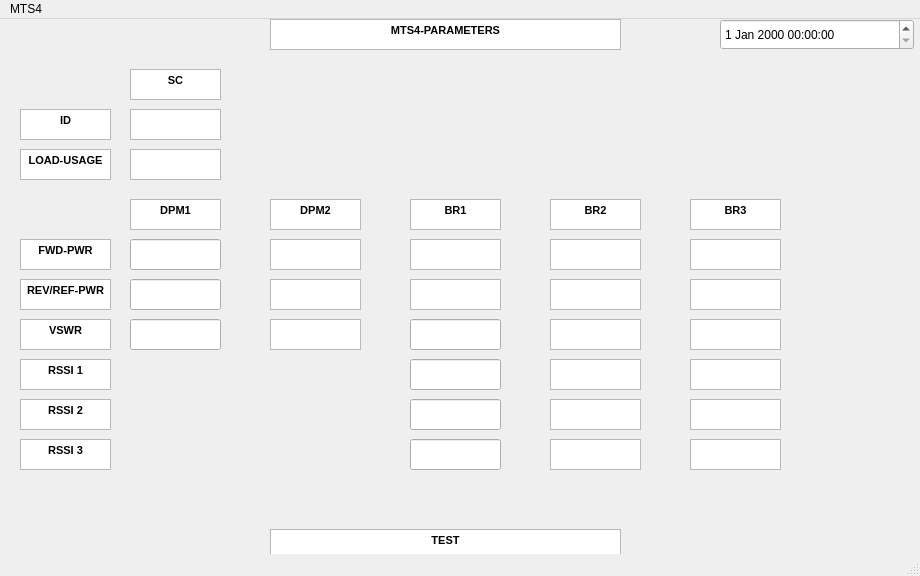
<?xml version="1.0" encoding="UTF-8"?>
<ui version="4.0">
 <class>MainWindow</class>
 <widget class="QMainWindow" name="MainWindow">
  <property name="geometry">
   <rect>
    <x>0</x>
    <y>0</y>
    <width>920</width>
    <height>576</height>
   </rect>
  </property>
  <property name="windowTitle">
   <string>MainWindow</string>
  </property>
  <widget class="QWidget" name="centralwidget">
   <widget class="QTextEdit" name="dpm1">
    <property name="geometry">
     <rect>
      <x>130</x>
      <y>180</y>
      <width>91</width>
      <height>31</height>
     </rect>
    </property>
    <property name="html">
     <string>&lt;!DOCTYPE HTML PUBLIC &quot;-//W3C//DTD HTML 4.0//EN&quot; &quot;http://www.w3.org/TR/REC-html40/strict.dtd&quot;&gt;
&lt;html&gt;&lt;head&gt;&lt;meta name=&quot;qrichtext&quot; content=&quot;1&quot; /&gt;&lt;style type=&quot;text/css&quot;&gt;
p, li { white-space: pre-wrap; }
&lt;/style&gt;&lt;/head&gt;&lt;body style=&quot; font-family:'MS Shell Dlg 2'; font-size:8pt; font-weight:400; font-style:normal;&quot;&gt;
&lt;p align=&quot;center&quot; style=&quot; margin-top:0px; margin-bottom:0px; margin-left:0px; margin-right:0px; -qt-block-indent:0; text-indent:0px;&quot;&gt;&lt;span style=&quot; font-size:8.25pt; font-weight:600;&quot;&gt;DPM1&lt;/span&gt;&lt;/p&gt;&lt;/body&gt;&lt;/html&gt;</string>
    </property>
   </widget>
   <widget class="QTextEdit" name="dpm2">
    <property name="geometry">
     <rect>
      <x>270</x>
      <y>180</y>
      <width>91</width>
      <height>31</height>
     </rect>
    </property>
    <property name="html">
     <string>&lt;!DOCTYPE HTML PUBLIC &quot;-//W3C//DTD HTML 4.0//EN&quot; &quot;http://www.w3.org/TR/REC-html40/strict.dtd&quot;&gt;
&lt;html&gt;&lt;head&gt;&lt;meta name=&quot;qrichtext&quot; content=&quot;1&quot; /&gt;&lt;style type=&quot;text/css&quot;&gt;
p, li { white-space: pre-wrap; }
&lt;/style&gt;&lt;/head&gt;&lt;body style=&quot; font-family:'MS Shell Dlg 2'; font-size:8pt; font-weight:400; font-style:normal;&quot;&gt;
&lt;p align=&quot;center&quot; style=&quot; margin-top:0px; margin-bottom:0px; margin-left:0px; margin-right:0px; -qt-block-indent:0; text-indent:0px;&quot;&gt;&lt;span style=&quot; font-size:8.25pt; font-weight:600;&quot;&gt;DPM2&lt;/span&gt;&lt;/p&gt;&lt;/body&gt;&lt;/html&gt;</string>
    </property>
   </widget>
   <widget class="QTextEdit" name="pannel01">
    <property name="geometry">
     <rect>
      <x>270</x>
      <y>0</y>
      <width>351</width>
      <height>31</height>
     </rect>
    </property>
    <property name="html">
     <string>&lt;!DOCTYPE HTML PUBLIC &quot;-//W3C//DTD HTML 4.0//EN&quot; &quot;http://www.w3.org/TR/REC-html40/strict.dtd&quot;&gt;
&lt;html&gt;&lt;head&gt;&lt;meta name=&quot;qrichtext&quot; content=&quot;1&quot; /&gt;&lt;style type=&quot;text/css&quot;&gt;
p, li { white-space: pre-wrap; }
&lt;/style&gt;&lt;/head&gt;&lt;body style=&quot; font-family:'MS Shell Dlg 2'; font-size:8pt; font-weight:400; font-style:normal;&quot;&gt;
&lt;p align=&quot;center&quot; style=&quot; margin-top:0px; margin-bottom:0px; margin-left:0px; margin-right:0px; -qt-block-indent:0; text-indent:0px;&quot;&gt;&lt;span style=&quot; font-size:8.25pt; font-weight:600;&quot;&gt;MTS4-PARAMETERS&lt;/span&gt;&lt;/p&gt;&lt;/body&gt;&lt;/html&gt;</string>
    </property>
   </widget>
   <widget class="QTextEdit" name="FWDPWR">
    <property name="geometry">
     <rect>
      <x>20</x>
      <y>220</y>
      <width>91</width>
      <height>31</height>
     </rect>
    </property>
    <property name="html">
     <string>&lt;!DOCTYPE HTML PUBLIC &quot;-//W3C//DTD HTML 4.0//EN&quot; &quot;http://www.w3.org/TR/REC-html40/strict.dtd&quot;&gt;
&lt;html&gt;&lt;head&gt;&lt;meta name=&quot;qrichtext&quot; content=&quot;1&quot; /&gt;&lt;style type=&quot;text/css&quot;&gt;
p, li { white-space: pre-wrap; }
&lt;/style&gt;&lt;/head&gt;&lt;body style=&quot; font-family:'MS Shell Dlg 2'; font-size:8pt; font-weight:400; font-style:normal;&quot;&gt;
&lt;p align=&quot;center&quot; style=&quot; margin-top:0px; margin-bottom:0px; margin-left:0px; margin-right:0px; -qt-block-indent:0; text-indent:0px;&quot;&gt;&lt;span style=&quot; font-size:8.25pt; font-weight:600;&quot;&gt;FWD-PWR&lt;/span&gt;&lt;/p&gt;&lt;/body&gt;&lt;/html&gt;</string>
    </property>
   </widget>
   <widget class="QTextEdit" name="REFREV">
    <property name="geometry">
     <rect>
      <x>20</x>
      <y>260</y>
      <width>91</width>
      <height>31</height>
     </rect>
    </property>
    <property name="html">
     <string>&lt;!DOCTYPE HTML PUBLIC &quot;-//W3C//DTD HTML 4.0//EN&quot; &quot;http://www.w3.org/TR/REC-html40/strict.dtd&quot;&gt;
&lt;html&gt;&lt;head&gt;&lt;meta name=&quot;qrichtext&quot; content=&quot;1&quot; /&gt;&lt;style type=&quot;text/css&quot;&gt;
p, li { white-space: pre-wrap; }
&lt;/style&gt;&lt;/head&gt;&lt;body style=&quot; font-family:'MS Shell Dlg 2'; font-size:8pt; font-weight:400; font-style:normal;&quot;&gt;
&lt;p align=&quot;center&quot; style=&quot; margin-top:0px; margin-bottom:0px; margin-left:0px; margin-right:0px; -qt-block-indent:0; text-indent:0px;&quot;&gt;&lt;span style=&quot; font-size:8.25pt; font-weight:600;&quot;&gt;REV/REF-PWR&lt;/span&gt;&lt;/p&gt;&lt;/body&gt;&lt;/html&gt;</string>
    </property>
   </widget>
   <widget class="QTextEdit" name="VSWR">
    <property name="geometry">
     <rect>
      <x>20</x>
      <y>300</y>
      <width>91</width>
      <height>31</height>
     </rect>
    </property>
    <property name="html">
     <string>&lt;!DOCTYPE HTML PUBLIC &quot;-//W3C//DTD HTML 4.0//EN&quot; &quot;http://www.w3.org/TR/REC-html40/strict.dtd&quot;&gt;
&lt;html&gt;&lt;head&gt;&lt;meta name=&quot;qrichtext&quot; content=&quot;1&quot; /&gt;&lt;style type=&quot;text/css&quot;&gt;
p, li { white-space: pre-wrap; }
&lt;/style&gt;&lt;/head&gt;&lt;body style=&quot; font-family:'MS Shell Dlg 2'; font-size:8pt; font-weight:400; font-style:normal;&quot;&gt;
&lt;p align=&quot;center&quot; style=&quot; margin-top:0px; margin-bottom:0px; margin-left:0px; margin-right:0px; -qt-block-indent:0; text-indent:0px;&quot;&gt;&lt;span style=&quot; font-size:8.25pt; font-weight:600;&quot;&gt;VSWR&lt;/span&gt;&lt;/p&gt;&lt;/body&gt;&lt;/html&gt;</string>
    </property>
   </widget>
   <widget class="QTextEdit" name="BR1">
    <property name="geometry">
     <rect>
      <x>410</x>
      <y>180</y>
      <width>91</width>
      <height>31</height>
     </rect>
    </property>
    <property name="html">
     <string>&lt;!DOCTYPE HTML PUBLIC &quot;-//W3C//DTD HTML 4.0//EN&quot; &quot;http://www.w3.org/TR/REC-html40/strict.dtd&quot;&gt;
&lt;html&gt;&lt;head&gt;&lt;meta name=&quot;qrichtext&quot; content=&quot;1&quot; /&gt;&lt;style type=&quot;text/css&quot;&gt;
p, li { white-space: pre-wrap; }
&lt;/style&gt;&lt;/head&gt;&lt;body style=&quot; font-family:'MS Shell Dlg 2'; font-size:8pt; font-weight:400; font-style:normal;&quot;&gt;
&lt;p align=&quot;center&quot; style=&quot; margin-top:0px; margin-bottom:0px; margin-left:0px; margin-right:0px; -qt-block-indent:0; text-indent:0px;&quot;&gt;&lt;span style=&quot; font-size:8.25pt; font-weight:600;&quot;&gt;BR1&lt;/span&gt;&lt;/p&gt;&lt;/body&gt;&lt;/html&gt;</string>
    </property>
   </widget>
   <widget class="QTextEdit" name="BR2">
    <property name="geometry">
     <rect>
      <x>550</x>
      <y>180</y>
      <width>91</width>
      <height>31</height>
     </rect>
    </property>
    <property name="html">
     <string>&lt;!DOCTYPE HTML PUBLIC &quot;-//W3C//DTD HTML 4.0//EN&quot; &quot;http://www.w3.org/TR/REC-html40/strict.dtd&quot;&gt;
&lt;html&gt;&lt;head&gt;&lt;meta name=&quot;qrichtext&quot; content=&quot;1&quot; /&gt;&lt;style type=&quot;text/css&quot;&gt;
p, li { white-space: pre-wrap; }
&lt;/style&gt;&lt;/head&gt;&lt;body style=&quot; font-family:'MS Shell Dlg 2'; font-size:8pt; font-weight:400; font-style:normal;&quot;&gt;
&lt;p align=&quot;center&quot; style=&quot; margin-top:0px; margin-bottom:0px; margin-left:0px; margin-right:0px; -qt-block-indent:0; text-indent:0px;&quot;&gt;&lt;span style=&quot; font-size:8.25pt; font-weight:600;&quot;&gt;BR2&lt;/span&gt;&lt;/p&gt;&lt;/body&gt;&lt;/html&gt;</string>
    </property>
   </widget>
   <widget class="QTextEdit" name="BR3">
    <property name="geometry">
     <rect>
      <x>690</x>
      <y>180</y>
      <width>91</width>
      <height>31</height>
     </rect>
    </property>
    <property name="html">
     <string>&lt;!DOCTYPE HTML PUBLIC &quot;-//W3C//DTD HTML 4.0//EN&quot; &quot;http://www.w3.org/TR/REC-html40/strict.dtd&quot;&gt;
&lt;html&gt;&lt;head&gt;&lt;meta name=&quot;qrichtext&quot; content=&quot;1&quot; /&gt;&lt;style type=&quot;text/css&quot;&gt;
p, li { white-space: pre-wrap; }
&lt;/style&gt;&lt;/head&gt;&lt;body style=&quot; font-family:'MS Shell Dlg 2'; font-size:8pt; font-weight:400; font-style:normal;&quot;&gt;
&lt;p align=&quot;center&quot; style=&quot; margin-top:0px; margin-bottom:0px; margin-left:0px; margin-right:0px; -qt-block-indent:0; text-indent:0px;&quot;&gt;&lt;span style=&quot; font-size:8.25pt; font-weight:600;&quot;&gt;BR3&lt;/span&gt;&lt;/p&gt;&lt;/body&gt;&lt;/html&gt;</string>
    </property>
   </widget>
   <widget class="QTextEdit" name="ID">
    <property name="geometry">
     <rect>
      <x>20</x>
      <y>90</y>
      <width>91</width>
      <height>31</height>
     </rect>
    </property>
    <property name="html">
     <string>&lt;!DOCTYPE HTML PUBLIC &quot;-//W3C//DTD HTML 4.0//EN&quot; &quot;http://www.w3.org/TR/REC-html40/strict.dtd&quot;&gt;
&lt;html&gt;&lt;head&gt;&lt;meta name=&quot;qrichtext&quot; content=&quot;1&quot; /&gt;&lt;style type=&quot;text/css&quot;&gt;
p, li { white-space: pre-wrap; }
&lt;/style&gt;&lt;/head&gt;&lt;body style=&quot; font-family:'MS Shell Dlg 2'; font-size:8pt; font-weight:400; font-style:normal;&quot;&gt;
&lt;p align=&quot;center&quot; style=&quot; margin-top:0px; margin-bottom:0px; margin-left:0px; margin-right:0px; -qt-block-indent:0; text-indent:0px;&quot;&gt;&lt;span style=&quot; font-size:8.25pt; font-weight:600;&quot;&gt;ID&lt;/span&gt;&lt;/p&gt;&lt;/body&gt;&lt;/html&gt;</string>
    </property>
   </widget>
   <widget class="QTextEdit" name="SC">
    <property name="geometry">
     <rect>
      <x>130</x>
      <y>50</y>
      <width>91</width>
      <height>31</height>
     </rect>
    </property>
    <property name="html">
     <string>&lt;!DOCTYPE HTML PUBLIC &quot;-//W3C//DTD HTML 4.0//EN&quot; &quot;http://www.w3.org/TR/REC-html40/strict.dtd&quot;&gt;
&lt;html&gt;&lt;head&gt;&lt;meta name=&quot;qrichtext&quot; content=&quot;1&quot; /&gt;&lt;style type=&quot;text/css&quot;&gt;
p, li { white-space: pre-wrap; }
&lt;/style&gt;&lt;/head&gt;&lt;body style=&quot; font-family:'MS Shell Dlg 2'; font-size:8pt; font-weight:400; font-style:normal;&quot;&gt;
&lt;p align=&quot;center&quot; style=&quot; margin-top:0px; margin-bottom:0px; margin-left:0px; margin-right:0px; -qt-block-indent:0; text-indent:0px;&quot;&gt;&lt;span style=&quot; font-size:8.25pt; font-weight:600;&quot;&gt;SC&lt;/span&gt;&lt;/p&gt;&lt;/body&gt;&lt;/html&gt;</string>
    </property>
   </widget>
   <widget class="QTextEdit" name="LOADUSAGE">
    <property name="geometry">
     <rect>
      <x>20</x>
      <y>130</y>
      <width>91</width>
      <height>31</height>
     </rect>
    </property>
    <property name="html">
     <string>&lt;!DOCTYPE HTML PUBLIC &quot;-//W3C//DTD HTML 4.0//EN&quot; &quot;http://www.w3.org/TR/REC-html40/strict.dtd&quot;&gt;
&lt;html&gt;&lt;head&gt;&lt;meta name=&quot;qrichtext&quot; content=&quot;1&quot; /&gt;&lt;style type=&quot;text/css&quot;&gt;
p, li { white-space: pre-wrap; }
&lt;/style&gt;&lt;/head&gt;&lt;body style=&quot; font-family:'MS Shell Dlg 2'; font-size:8pt; font-weight:400; font-style:normal;&quot;&gt;
&lt;p align=&quot;center&quot; style=&quot; margin-top:0px; margin-bottom:0px; margin-left:0px; margin-right:0px; -qt-block-indent:0; text-indent:0px;&quot;&gt;&lt;span style=&quot; font-size:8.25pt; font-weight:600;&quot;&gt;LOAD-USAGE&lt;/span&gt;&lt;/p&gt;&lt;/body&gt;&lt;/html&gt;</string>
    </property>
   </widget>
   <widget class="QTextEdit" name="RSSI1">
    <property name="geometry">
     <rect>
      <x>20</x>
      <y>340</y>
      <width>91</width>
      <height>31</height>
     </rect>
    </property>
    <property name="html">
     <string>&lt;!DOCTYPE HTML PUBLIC &quot;-//W3C//DTD HTML 4.0//EN&quot; &quot;http://www.w3.org/TR/REC-html40/strict.dtd&quot;&gt;
&lt;html&gt;&lt;head&gt;&lt;meta name=&quot;qrichtext&quot; content=&quot;1&quot; /&gt;&lt;style type=&quot;text/css&quot;&gt;
p, li { white-space: pre-wrap; }
&lt;/style&gt;&lt;/head&gt;&lt;body style=&quot; font-family:'MS Shell Dlg 2'; font-size:8pt; font-weight:400; font-style:normal;&quot;&gt;
&lt;p align=&quot;center&quot; style=&quot; margin-top:0px; margin-bottom:0px; margin-left:0px; margin-right:0px; -qt-block-indent:0; text-indent:0px;&quot;&gt;&lt;span style=&quot; font-size:8.25pt; font-weight:600;&quot;&gt;RSSI 1&lt;/span&gt;&lt;/p&gt;&lt;/body&gt;&lt;/html&gt;</string>
    </property>
   </widget>
   <widget class="QTextEdit" name="RSSI3">
    <property name="geometry">
     <rect>
      <x>20</x>
      <y>420</y>
      <width>91</width>
      <height>31</height>
     </rect>
    </property>
    <property name="html">
     <string>&lt;!DOCTYPE HTML PUBLIC &quot;-//W3C//DTD HTML 4.0//EN&quot; &quot;http://www.w3.org/TR/REC-html40/strict.dtd&quot;&gt;
&lt;html&gt;&lt;head&gt;&lt;meta name=&quot;qrichtext&quot; content=&quot;1&quot; /&gt;&lt;style type=&quot;text/css&quot;&gt;
p, li { white-space: pre-wrap; }
&lt;/style&gt;&lt;/head&gt;&lt;body style=&quot; font-family:'MS Shell Dlg 2'; font-size:8pt; font-weight:400; font-style:normal;&quot;&gt;
&lt;p align=&quot;center&quot; style=&quot; margin-top:0px; margin-bottom:0px; margin-left:0px; margin-right:0px; -qt-block-indent:0; text-indent:0px;&quot;&gt;&lt;span style=&quot; font-size:8.25pt; font-weight:600;&quot;&gt;RSSI 3&lt;/span&gt;&lt;/p&gt;&lt;/body&gt;&lt;/html&gt;</string>
    </property>
   </widget>
   <widget class="QTextEdit" name="RSSI2">
    <property name="geometry">
     <rect>
      <x>20</x>
      <y>380</y>
      <width>91</width>
      <height>31</height>
     </rect>
    </property>
    <property name="html">
     <string>&lt;!DOCTYPE HTML PUBLIC &quot;-//W3C//DTD HTML 4.0//EN&quot; &quot;http://www.w3.org/TR/REC-html40/strict.dtd&quot;&gt;
&lt;html&gt;&lt;head&gt;&lt;meta name=&quot;qrichtext&quot; content=&quot;1&quot; /&gt;&lt;style type=&quot;text/css&quot;&gt;
p, li { white-space: pre-wrap; }
&lt;/style&gt;&lt;/head&gt;&lt;body style=&quot; font-family:'MS Shell Dlg 2'; font-size:8pt; font-weight:400; font-style:normal;&quot;&gt;
&lt;p align=&quot;center&quot; style=&quot; margin-top:0px; margin-bottom:0px; margin-left:0px; margin-right:0px; -qt-block-indent:0; text-indent:0px;&quot;&gt;&lt;span style=&quot; font-size:8.25pt; font-weight:600;&quot;&gt;RSSI 2&lt;/span&gt;&lt;/p&gt;&lt;/body&gt;&lt;/html&gt;</string>
    </property>
   </widget>
   <widget class="QDateTimeEdit" name="dateTimeEdit">
    <property name="geometry">
     <rect>
      <x>720</x>
      <y>0</y>
      <width>194</width>
      <height>31</height>
     </rect>
    </property>
   </widget>
   <widget class="QTextEdit" name="pannel01_2">
    <property name="geometry">
     <rect>
      <x>270</x>
      <y>510</y>
      <width>351</width>
      <height>31</height>
     </rect>
    </property>
    <property name="html">
     <string>&lt;!DOCTYPE HTML PUBLIC &quot;-//W3C//DTD HTML 4.0//EN&quot; &quot;http://www.w3.org/TR/REC-html40/strict.dtd&quot;&gt;
&lt;html&gt;&lt;head&gt;&lt;meta name=&quot;qrichtext&quot; content=&quot;1&quot; /&gt;&lt;style type=&quot;text/css&quot;&gt;
p, li { white-space: pre-wrap; }
&lt;/style&gt;&lt;/head&gt;&lt;body style=&quot; font-family:'MS Shell Dlg 2'; font-size:8pt; font-weight:400; font-style:normal;&quot;&gt;
&lt;p align=&quot;center&quot; style=&quot; margin-top:0px; margin-bottom:0px; margin-left:0px; margin-right:0px; -qt-block-indent:0; text-indent:0px;&quot;&gt;&lt;span style=&quot; font-size:8.25pt; font-weight:600;&quot;&gt;TEST&lt;/span&gt;&lt;/p&gt;&lt;/body&gt;&lt;/html&gt;</string>
    </property>
   </widget>
   <widget class="QListView" name="IDSC">
    <property name="geometry">
     <rect>
      <x>130</x>
      <y>90</y>
      <width>91</width>
      <height>31</height>
     </rect>
    </property>
   </widget>
   <widget class="QListView" name="LOADSC">
    <property name="geometry">
     <rect>
      <x>130</x>
      <y>130</y>
      <width>91</width>
      <height>31</height>
     </rect>
    </property>
   </widget>
   <widget class="QListView" name="REV2">
    <property name="geometry">
     <rect>
      <x>270</x>
      <y>260</y>
      <width>91</width>
      <height>31</height>
     </rect>
    </property>
   </widget>
   <widget class="QListView" name="VSWR2">
    <property name="geometry">
     <rect>
      <x>270</x>
      <y>300</y>
      <width>91</width>
      <height>31</height>
     </rect>
    </property>
   </widget>
   <widget class="QListView" name="FWD2">
    <property name="geometry">
     <rect>
      <x>270</x>
      <y>220</y>
      <width>91</width>
      <height>31</height>
     </rect>
    </property>
   </widget>
   <widget class="QListView" name="REFBR1">
    <property name="geometry">
     <rect>
      <x>410</x>
      <y>260</y>
      <width>91</width>
      <height>31</height>
     </rect>
    </property>
   </widget>
   <widget class="QListView" name="FWDBR1">
    <property name="geometry">
     <rect>
      <x>410</x>
      <y>220</y>
      <width>91</width>
      <height>31</height>
     </rect>
    </property>
   </widget>
   <widget class="QListView" name="RSSI3BR2">
    <property name="geometry">
     <rect>
      <x>550</x>
      <y>420</y>
      <width>91</width>
      <height>31</height>
     </rect>
    </property>
   </widget>
   <widget class="QListView" name="VSWRBR2">
    <property name="geometry">
     <rect>
      <x>550</x>
      <y>300</y>
      <width>91</width>
      <height>31</height>
     </rect>
    </property>
   </widget>
   <widget class="QListView" name="RSSI1BR2">
    <property name="geometry">
     <rect>
      <x>550</x>
      <y>340</y>
      <width>91</width>
      <height>31</height>
     </rect>
    </property>
   </widget>
   <widget class="QListView" name="RSSI2BR2">
    <property name="geometry">
     <rect>
      <x>550</x>
      <y>380</y>
      <width>91</width>
      <height>31</height>
     </rect>
    </property>
   </widget>
   <widget class="QListView" name="REFBR2">
    <property name="geometry">
     <rect>
      <x>550</x>
      <y>260</y>
      <width>91</width>
      <height>31</height>
     </rect>
    </property>
   </widget>
   <widget class="QListView" name="FWDBR2">
    <property name="geometry">
     <rect>
      <x>550</x>
      <y>220</y>
      <width>91</width>
      <height>31</height>
     </rect>
    </property>
   </widget>
   <widget class="QListView" name="RSSI3BR3">
    <property name="geometry">
     <rect>
      <x>690</x>
      <y>420</y>
      <width>91</width>
      <height>31</height>
     </rect>
    </property>
   </widget>
   <widget class="QListView" name="VSWRBR3">
    <property name="geometry">
     <rect>
      <x>690</x>
      <y>300</y>
      <width>91</width>
      <height>31</height>
     </rect>
    </property>
   </widget>
   <widget class="QListView" name="RSSI1BR3">
    <property name="geometry">
     <rect>
      <x>690</x>
      <y>340</y>
      <width>91</width>
      <height>31</height>
     </rect>
    </property>
   </widget>
   <widget class="QListView" name="RSSI2BR3">
    <property name="geometry">
     <rect>
      <x>690</x>
      <y>380</y>
      <width>91</width>
      <height>31</height>
     </rect>
    </property>
   </widget>
   <widget class="QListView" name="REFBR3">
    <property name="geometry">
     <rect>
      <x>690</x>
      <y>260</y>
      <width>91</width>
      <height>31</height>
     </rect>
    </property>
   </widget>
   <widget class="QListView" name="FWDBR3">
    <property name="geometry">
     <rect>
      <x>690</x>
      <y>220</y>
      <width>91</width>
      <height>31</height>
     </rect>
    </property>
   </widget>
   <widget class="QLineEdit" name="FWD1">
    <property name="geometry">
     <rect>
      <x>130</x>
      <y>220</y>
      <width>91</width>
      <height>31</height>
     </rect>
    </property>
    <property name="text">
     <string/>
    </property>
    <property name="readOnly">
     <bool>false</bool>
    </property>
   </widget>
   <widget class="QLineEdit" name="REV1">
    <property name="geometry">
     <rect>
      <x>130</x>
      <y>260</y>
      <width>91</width>
      <height>31</height>
     </rect>
    </property>
    <property name="text">
     <string/>
    </property>
    <property name="readOnly">
     <bool>true</bool>
    </property>
   </widget>
   <widget class="QLineEdit" name="VSWR1">
    <property name="geometry">
     <rect>
      <x>130</x>
      <y>300</y>
      <width>91</width>
      <height>31</height>
     </rect>
    </property>
    <property name="text">
     <string/>
    </property>
    <property name="readOnly">
     <bool>true</bool>
    </property>
   </widget>
   <widget class="QLineEdit" name="RSSI3_BR1">
    <property name="geometry">
     <rect>
      <x>410</x>
      <y>420</y>
      <width>91</width>
      <height>31</height>
     </rect>
    </property>
    <property name="text">
     <string/>
    </property>
    <property name="readOnly">
     <bool>true</bool>
    </property>
   </widget>
   <widget class="QLineEdit" name="RSSI2_BR1">
    <property name="geometry">
     <rect>
      <x>410</x>
      <y>380</y>
      <width>91</width>
      <height>31</height>
     </rect>
    </property>
    <property name="text">
     <string/>
    </property>
    <property name="readOnly">
     <bool>true</bool>
    </property>
   </widget>
   <widget class="QLineEdit" name="RSSI1_BR1">
    <property name="geometry">
     <rect>
      <x>410</x>
      <y>340</y>
      <width>91</width>
      <height>31</height>
     </rect>
    </property>
    <property name="text">
     <string/>
    </property>
    <property name="readOnly">
     <bool>false</bool>
    </property>
   </widget>
   <widget class="QLineEdit" name="VSWR_BR1">
    <property name="geometry">
     <rect>
      <x>410</x>
      <y>300</y>
      <width>91</width>
      <height>31</height>
     </rect>
    </property>
    <property name="text">
     <string/>
    </property>
    <property name="readOnly">
     <bool>true</bool>
    </property>
   </widget>
  </widget>
  <widget class="QMenuBar" name="menubar">
   <property name="geometry">
    <rect>
     <x>0</x>
     <y>0</y>
     <width>920</width>
     <height>18</height>
    </rect>
   </property>
   <widget class="QMenu" name="menuMTS4">
    <property name="title">
     <string>MTS4</string>
    </property>
   </widget>
   <addaction name="menuMTS4"/>
  </widget>
  <widget class="QStatusBar" name="statusbar"/>
 </widget>
 <resources/>
 <connections/>
</ui>
